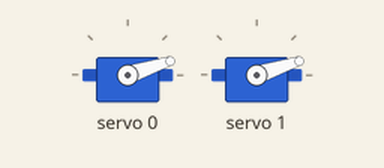
The sketch below on a simulated Arduino Uno, built for the host (arithmetic inside an expression is 32-bit, double 64-bit). Shown: 2 × servo.

Above: at 0.05 s.
At 3.0 s:
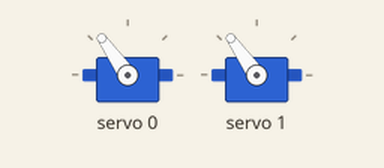
At 6.0 s:
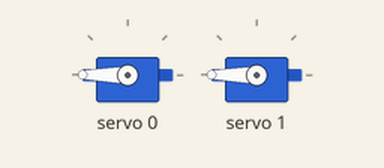
Timing chart, 0 to 7.8 s (numbered marks = the images above):
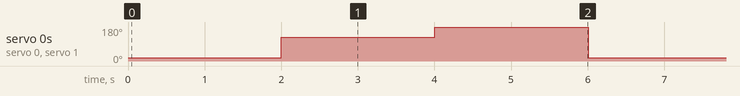

Measured:
- by itself, servo 0, servo 1: repeats every 6.0 s: 180° 2.0 s, 18° 2.0 s, 125° 2.0 s

The sketch:

servo.ino
```cpp
#include <Adafruit_PWMServoDriver.h>
#include <Wire.h>


// Inisialisasi I2C custom pin
TwoWire I2Cbus = TwoWire(0);

Adafruit_PWMServoDriver pwm = Adafruit_PWMServoDriver(0x40, I2Cbus);

// Kalibrasi servo
#define SERVOMIN 150
#define SERVOMAX 600

int angleToPulse(int angle) { return map(angle, 0, 180, SERVOMIN, SERVOMAX); }

void setup() {
  // Inisialisasi I2C (SDA, SCL)
  I2Cbus.begin(6, 7);

  pwm.begin();
  pwm.setPWMFreq(50); // 50Hz servo
}

void loop() {
  // 0 derajat
  int p0 = angleToPulse(0);
  pwm.setPWM(0, 0, p0);
  pwm.setPWM(1, 0, p0);
  delay(2000);

  // 90 derajat
  int p90 = angleToPulse(90);
  pwm.setPWM(0, 0, p90);
  pwm.setPWM(1, 0, p90);
  delay(2000);

  // 180 derajat
  int p180 = angleToPulse(180);
  pwm.setPWM(0, 0, p180);
  pwm.setPWM(1, 0, p180);
  delay(2000);
}
```
